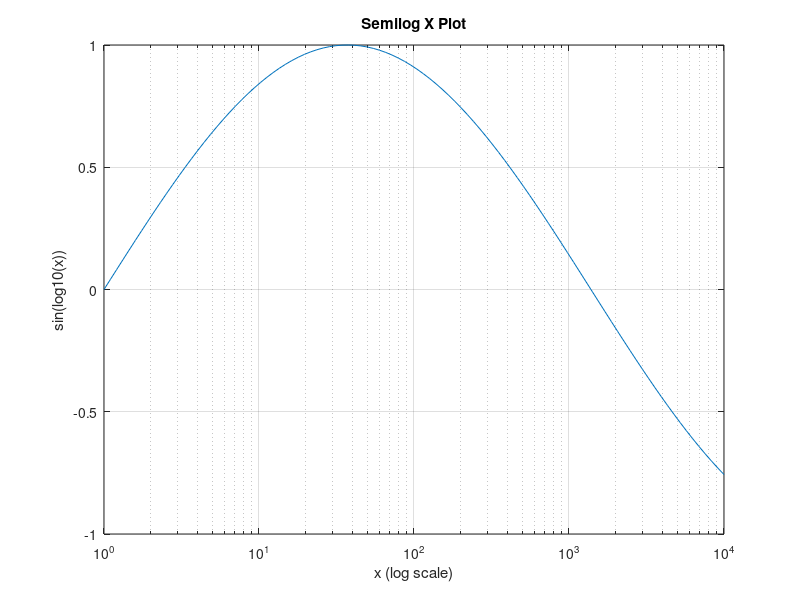

Source code (MATLAB):
% semilogx - Semilog plot (log x-axis)
% Demonstrates a plot with logarithmic x-axis

x = logspace(0, 4, 100);
y = sin(log10(x));

figure;
semilogx(x, y);
title('Semilog X Plot');
xlabel('x (log scale)');
ylabel('sin(log10(x))');
grid on;
